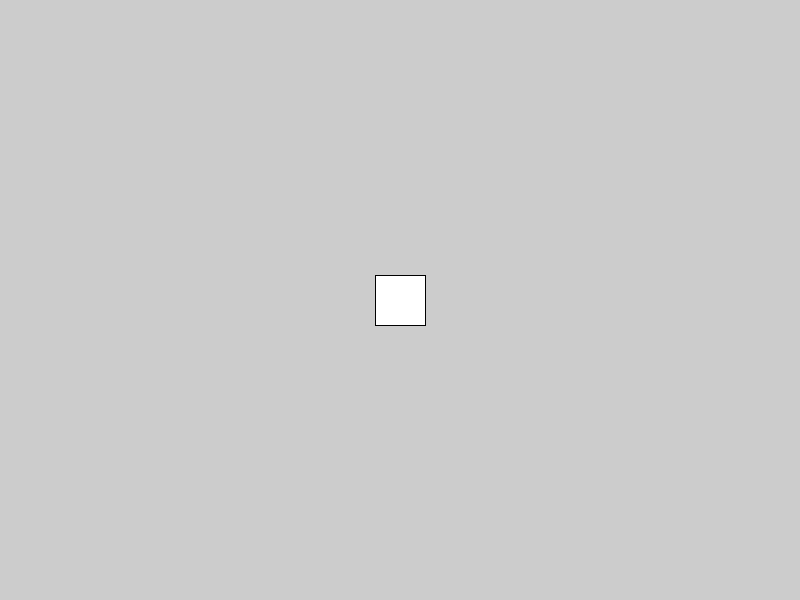
Frame 1 (no input)
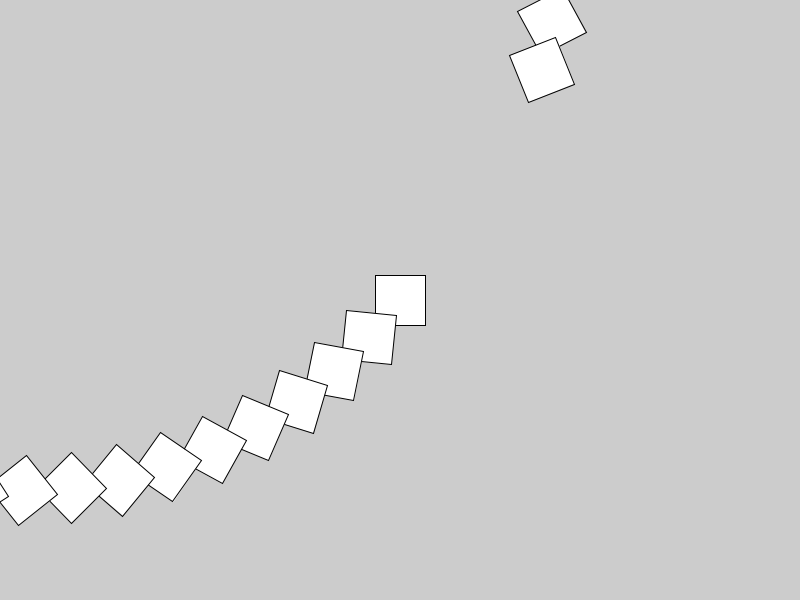
Frame 60 (the mouse pressed at the canvas centre just before this capture)
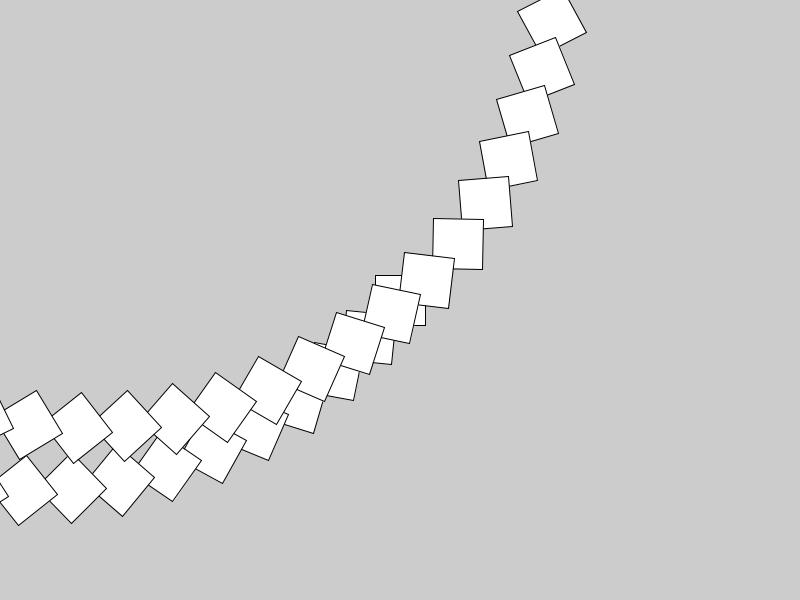
Frame 120 (the mouse held since frame 60 and released just before this capture)

The Processing sketch that drew these frames (run headless with seeded random() and noise(); from frame 60 on, the mouse is pressed at the canvas centre):

// Processing sketch: sketch_200317d
// ── sketch_200317d.pde
float angle = 0;
int x = 0;
int y = 0;

void setup()
{
  size(800, 600);
  rectMode(CENTER);
}

void draw()
{
  translate(x, y);
  rotate(angle);
  rect(400, 300, 50, 50);
  angle += 0.1;
  x += 1;
  y -= 1;
}
